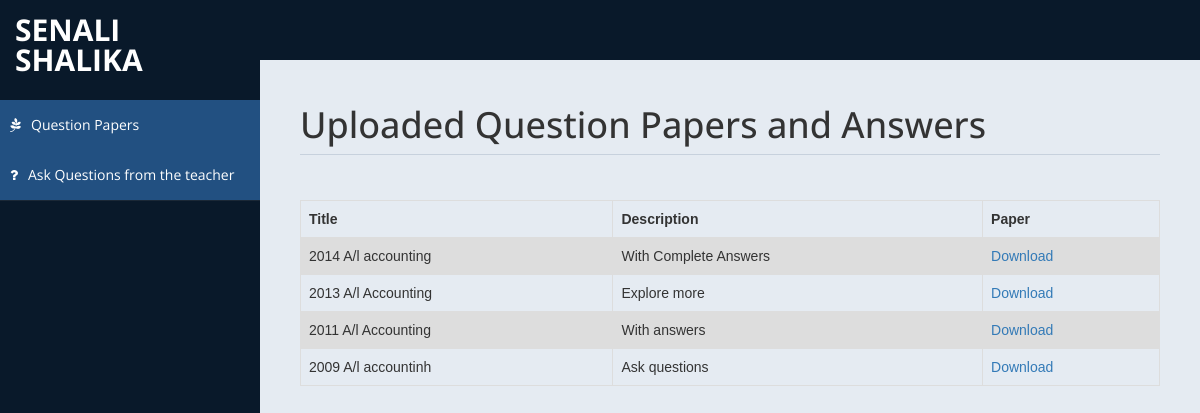
The page /student.php (signed in) on the database its author committed.
### tables this page shows
CREATE TABLE IF NOT EXISTS `users` (
  `id` int(11) NOT NULL AUTO_INCREMENT,
  `username` varchar(50) NOT NULL,
  `password` varchar(50) NOT NULL,
  `school` varchar(50) DEFAULT NULL,
  `name` varchar(100) DEFAULT NULL,
  `examination` varchar(50) DEFAULT NULL,
  `district` varchar(50) DEFAULT NULL,
  PRIMARY KEY (`id`)
);

CREATE TABLE IF NOT EXISTS `papers` (
  `paper_id` int(11) NOT NULL AUTO_INCREMENT,
  `name` varchar(50) DEFAULT NULL,
  `url` varchar(100) DEFAULT NULL,
  `description` varchar(200) DEFAULT NULL,
  `status` varchar(50) DEFAULT NULL,
  `category` varchar(100) DEFAULT NULL,
  PRIMARY KEY (`paper_id`)
);

### student.php (the view, shortened to what this page needs)
<?php
require_once 'db/dbConnection.php';
$sql = "SELECT * FROM users WHERE id='" . $_SESSION['id'] . "';";
$result = $conn->query($sql);
if ($result->num_rows > 0) {
    while ($row = $result->fetch_assoc()) {
        $name = $row["name"];
        $examination = $row["examination"];
    }
}
?>
<!DOCTYPE html>
<html xmlns="http://www.w3.org/1999/xhtml">
<head>
    <link href="assets/css/bootstrap.css" rel="stylesheet" />
    <link href="assets/css/font-awesome.css" rel="stylesheet" />
    <link href="assets/css/custom-styles.css" rel="stylesheet" />
</head>
<body>
    <div id="wrapper">
        <nav class="navbar navbar-default top-navbar" role="navigation">
            <div class="navbar-header">
                <a class="navbar-brand" href="logout.php"><?php echo "$name";?></a>
            </div>
        </nav>
        <nav class="navbar-default navbar-side" role="navigation">
            <div class="sidebar-collapse">
                <ul class="nav" id="main-menu">
                    <br><br>
                    <li>
                      <a href="student.php" class="active-menu"><i class="fa fa-pagelines"></i>Question Papers</a>
                      <a href="question.php" class="active-menu"><i class="fa fa-question"></i>Ask Questions from the teacher</a>
                    </li>
                </ul>
            </div>
        </nav>
        <div id="page-wrapper" >
            <div id="page-inner">
		<div class="row">
                    <div class="col-md-12">
                        <h1 class="page-header">
                            Uploaded Question Papers and Answers
                        </h1>
                    </div>
                </div>
                <div class="row">
                    <div class="col-md-12">
                        <table>
                            <tr>
                            <th>Title</th>
                            <th>Description</th>
                            <th>Paper</th>
                            </tr>
                            <?php
                                require_once 'db/dbConnection.php';
                                $sql = "SELECT * FROM papers WHERE category='" . $examination . "';";
                                $result = $conn->query($sql);
                                if ($result->num_rows > 0) {
                                    while ($row = $result->fetch_assoc()) {
                                       echo'<tr>';
                                            echo'<td>' . $row["name"] . '</td>';
                                            echo'<td>' . $row["description"] . '</td>';
                                            echo'<td><a href="uploads/papers/'.$row["url"].'">Download</a></td>';
                                    }
                                }
                            ?>
                            </tr>
                        </table>
                    </div>
                </div>
            </div>
        </div>
    </div>
</body>
</html>

### assets/css/custom-styles.css (style rules this page uses)
body { font-family: 'Open Sans', sans-serif; }
#wrapper { width: 100%; background:#09192A; }
#page-wrapper { padding: 15px 15px; min-height: 600px; background:#E5EBF2; }
#page-inner { width:100%; margin:10px 20px 10px 0px; background-color:transparent; padding:10px; min-height:1200px; }
h1, .h1, h2, .h2, h3, .h3 { margin-top: 7px; margin-bottom: -5px; }
.page-header { padding-bottom: 9px; margin: 10px 0 45px; border-bottom: 1px solid #C7D1DD; }
.top-navbar { margin:0px; }
.top-navbar .navbar-brand { color: #fff; width: 260px; text-align: left; height: 60px; font-size: 30px; font-weight: 700; text-transform: uppercase; line-height: 30px; }
.active-menu { background-color:#225081!important; }
.sidebar-collapse , .sidebar-collapse .nav { background:none; }
.sidebar-collapse .nav { padding:0; }
.sidebar-collapse .nav > li > a { color:#fff; background:transparent; text-shadow:none; }
.sidebar-collapse > .nav > li > a { padding:15px 10px; }
.sidebar-collapse > .nav > li { border-bottom: 1px solid rgba(107, 108, 109, 0.19); }
.navbar-side { border:none; background-color: transparent; }
.top-navbar { background:#09192A; border-bottom:none; }
.navbar-default { border:0px solid black; }
.navbar-header { background: #09192A; }
.nav > li > a > i { margin-right:10px; }
@media (min-width:768px) { #page-wrapper { margin: 0 0 0 260px; padding: 15px 30px; min-height: 1200px; } }
@media (min-width:768px) { .navbar-side { z-index: 1; position: absolute; width: 260px; } }
@media (min-width:768px) { .navbar { border-radius: 0px; } }

### student.php (style rules this page uses)
table { font-family: arial,sans-serif; border-collapse: collapse; width: 100%; }
td,th { border: 1px solid #dddddd; text-align: left; padding: 8px; }
tr:nth-child(even) { background-color: #dddddd; }

### rows shown on the page
users: name "SENALI SHALIKA"
papers: name "2014 A/l accounting", description "With Complete Answers"
papers: name "2013 A/l Accounting", description "Explore more"
papers: name "2011 A/l Accounting", description "With answers"
papers: name "2009 A/l accountinh", description "Ask questions"
